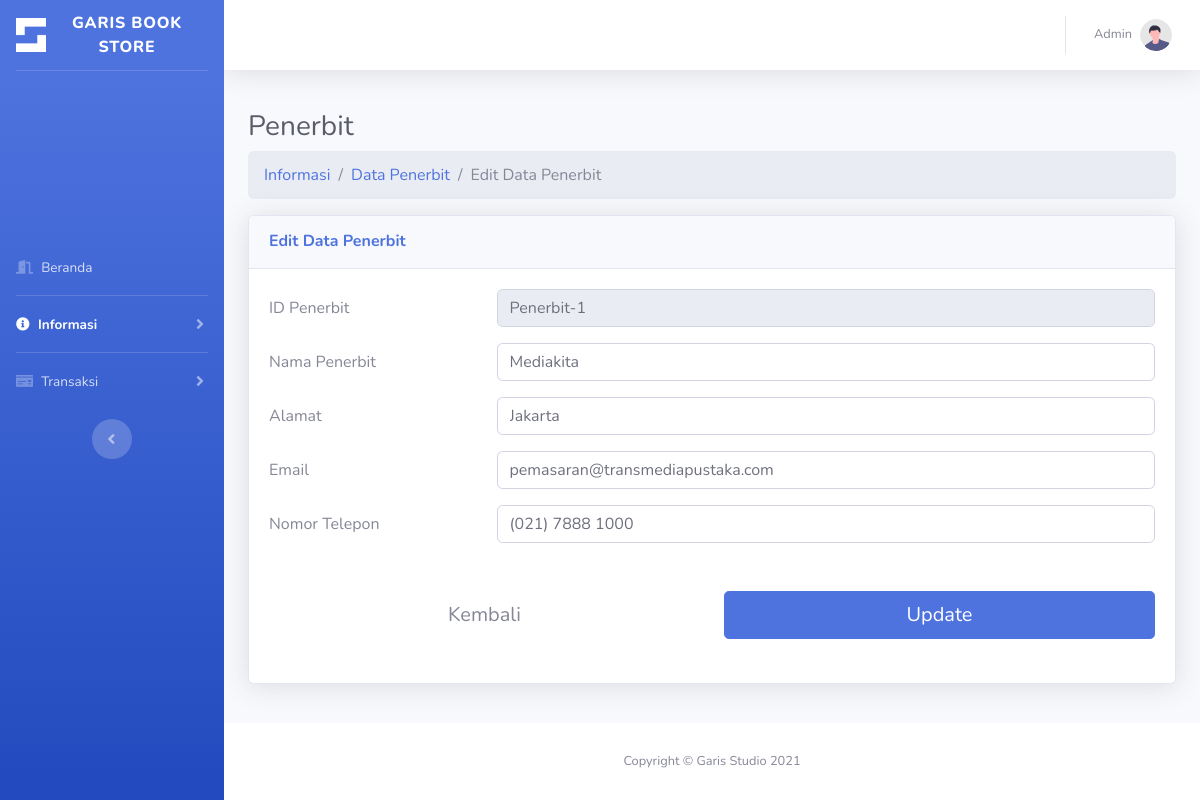
The page /penerbitedit.php?id_penerbit=Penerbit-1 (signed in) on the database its author committed.
### tables this page shows
CREATE TABLE `penerbit` (
  `id_penerbit` varchar(20) NOT NULL,
  `nama_penerbit` varchar(100) NOT NULL,
  `alamat_penerbit` varchar(100) NOT NULL,
  `email_penerbit` varchar(50) NOT NULL,
  `telp_penerbit` varchar(20) NOT NULL,
  `deleted` tinyint(1) NOT NULL
);

### penerbitedit.php (the view, shortened to what this page needs)
<?php
include 'config.php';
$id_penerbit = $_GET['id_penerbit'];
$query = "SELECT * FROM penerbit WHERE id_penerbit = '$id_penerbit'";
$result = mysqli_query($koneksi, $query);
$item = '';
if (mysqli_num_rows($result) == 1) {
    $item = mysqli_fetch_assoc($result);
}
?>
<!DOCTYPE html>
<html lang="en">
<head>
    <link href="fontawesome-free/css/all.min.css" rel="stylesheet" type="text/css">
    <link href="bootstrap.min.css" rel="stylesheet">
</head>
<body id="page-top">
    <div id="wrapper">
        <ul class="navbar-nav bg-gradient-primary sidebar sidebar-dark accordion" id="accordionSidebar">
            <a class="sidebar-brand d-flex align-items-center justify-content-center" href="dashboard.php">
                <div class="sidebar-brand-icon ">
                    <img src="img/is1.png" alt="" style="max-width: 30px;">
                </div>
                <div class="sidebar-brand-text mx-3">GARIS BOOK STORE</div>
            </a>
            <hr class="sidebar-divider my-0">
            <li class="nav-item" style="margin-top: 75%;">
                <a class="nav-link" href="dashboard.php">
                    <i class="fas fa-door-open"></i>
                    <span>Beranda</span></a>
            </li>
            <hr class="sidebar-divider my-0">
            <li class="nav-item active">
                <a class="nav-link collapsed" href="#" data-toggle="collapse" data-target="#collapseTwo" aria-expanded="true" aria-controls="collapseTwo">
                    <i class="fas fa-info-circle"></i>
                    <span>Informasi</span>
                </a>
            </li>
            <hr class="sidebar-divider my-0">
            <li class="nav-item">
                <a class="nav-link collapsed" href="#" data-toggle="collapse" data-target="#tr" aria-expanded="true" aria-controls="tr">
                    <i class="fas fa-money-check"></i>
                    <span>Transaksi</span>
                </a>
            </li>
            <div style="margin-top: 10px" class="text-center d-none d-md-inline">
                <button class="rounded-circle border-0" id="sidebarToggle"></button>
            </div>
        </ul>
        <div id="content-wrapper" class="d-flex flex-column">
            <div id="content">
                <nav class="navbar navbar-expand navbar-light bg-white topbar mb-4 static-top shadow">
                    <ul class="navbar-nav ml-auto">
                        <li class="nav-item dropdown no-arrow">
                            <a class="nav-link dropdown-toggle" href="#" id="userDropdown" role="button" data-toggle="dropdown" aria-haspopup="true" aria-expanded="false">
                                <span class="mr-2 d-none d-lg-inline text-gray-600 small">Admin</span>
                                <img class="img-profile rounded-circle" src="img/undraw_profile.svg">
                            </a>
                        </li>
                    </ul>
                </nav>
            </div>
            <div id="content" class="container-fluid">
                <h1 class="h3 mb-2 text-gray-800">Penerbit</h1>
                <div class="page-breadcrumb">
                    <nav aria-label="breadcrumb">
                        <ol class="breadcrumb">
                            <li class="breadcrumb-item"><a href="#" class="breadcrumb-link">Informasi</a></li>
                            <li class="breadcrumb-item"><a href="penerbit.php" class="breadcrumb-link">Data Penerbit</a></li>
                            <li class="breadcrumb-item active" aria-current="page">Edit Data Penerbit</li>
                        </ol>
                    </nav>
                </div>
                <div class="card shadow mb-4">
                    <div class="card-header py-3">
                        <h6 class="m-0 font-weight-bold text-primary">Edit Data Penerbit</h6>
                    </div>
                    <div class="card-body">
                        <form action="penerbit_edit.php" method="POST" enctype="multipart/form-data">
                            <div class="form-group row">
                                <label class="col-md-3 col-form-label">ID Penerbit</label>
                                <div class="col-md-9">
                                    <input type="text" name="id_penerbit" class="form-control" value="<?php echo $id_penerbit ?>" readonly>
                                </div>
                            </div>
                            <div class="form-group row">
                                <label class="col-md-3 col-form-label">Nama Penerbit</label>
                                <div class="col-md-9">
                                    <input type="text" name="nama_penerbit" class="form-control" placeholder="Nama Penerbit" value="<?php echo $item['nama_penerbit'] ?>" required>
                                </div>
                            </div>
                            <div class="form-group row">
                                <label class="col-md-3 col-form-label">Alamat</label>
                                <div class="col-md-9">
                                    <input type="text" name="alamat_penerbit" class="form-control" placeholder="Alamat Penerbit" value="<?php echo $item['alamat_penerbit'] ?>" required>
                                </div>
                            </div>
                            <div class="form-group row">
                                <label class="col-md-3 col-form-label">Email</label>
                                <div class="col-md-9">
                                    <input type="text" name="email_penerbit" class="form-control" placeholder="Email Penerbit" value="<?php echo $item['email_penerbit'] ?>" required>
                                </div>
                            </div>
                            <div class="form-group row">
                                <label class="col-md-3 col-form-label">Nomor Telepon</label>
                                <div class="col-md-9">
                                    <input type="text" name="telp_penerbit" class="form-control" placeholder="Nomor Telepon" value="<?php echo $item['telp_penerbit'] ?>" required>
                                </div>
                            </div>
                            <div class="form-group row mt-5">
                                <div class="col-md-6">
                                    <a name="backBtn" id="backBtn" class="btn btn-white btn-block btn-lg mb-2" href="penerbit.php" role="button">Kembali</a>
                                </div>
                                <div class="col-md-6">
                                    <input type="submit" class="btn btn-primary btn-block btn-lg" value="Update" />
                                </div>
                            </div>
                        </form>
                    </div>
                </div>
            </div>
            <footer class="sticky-footer bg-white">
                <div class="container my-auto">
                    <div class="copyright text-center my-auto">
                        <span>Copyright &copy; Garis Studio 2021</span>
                    </div>
                </div>
            </footer>
        </div>
    </div>
</body>
</html>

### rows shown on the page
penerbit: nama_penerbit "Mediakita", alamat_penerbit "Jakarta", email_penerbit "pemasaran@transmediapustaka.com", telp_penerbit "(021) 7888 1000"
